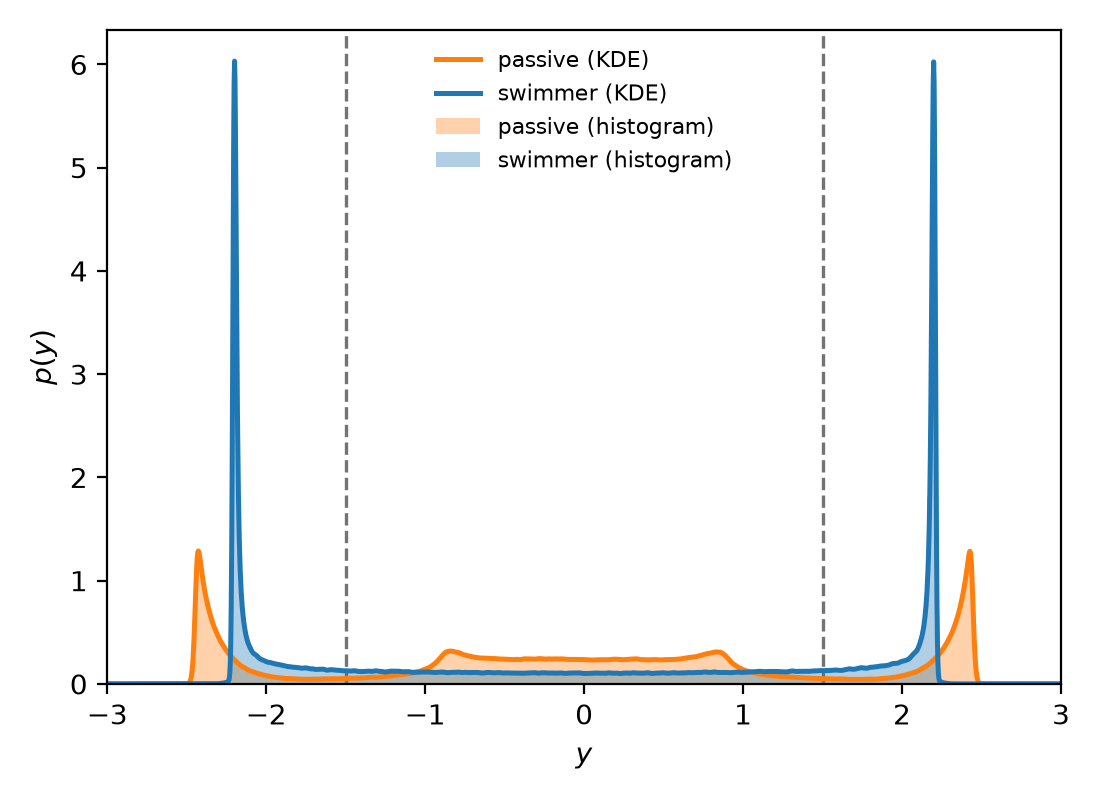

Write Python code to recreate this figure.
"""Figure 1(d): stationary distributions of both species, no-kick baseline (k = 0).

Renders a simple version of this panel from figure_1_d.csv alone (no processing).
Run: python3 figure_1_d.py
"""
from pathlib import Path
import pandas as pd
import matplotlib
matplotlib.use("Agg")
import matplotlib.pyplot as plt

HERE = Path(__file__).resolve().parent
STEM = "figure_1_d"
df = pd.read_csv(HERE / f"{STEM}.csv")

COLORS = {"passive": "tab:orange", "swimmer": "tab:blue"}
BIN_WIDTH = 0.03           # histogram bin width h from the caption

fig, ax = plt.subplots(figsize=(5.5, 4.0))
for sp in ("passive", "swimmer"):
    h = df[df.series == f"{sp}_hist"]
    ax.bar(h.x, h.y, width=BIN_WIDTH, color=COLORS[sp], alpha=0.35,
           edgecolor="none", label=f"{sp} (histogram)")
    k = df[df.series == f"{sp}_kde"]
    ax.plot(k.x, k.y, color=COLORS[sp], lw=1.8, label=f"{sp} (KDE)")
for edge in (-1.5, 1.5):   # inner edge of the kick band, both walls
    ax.axvline(edge, ls="--", lw=1.2, color="0.45", zorder=0)
ax.set_xlabel("$y$")
ax.set_ylabel("$p(y)$")
ax.set_xlim(-3.0, 3.0)
ax.set_ylim(bottom=0)
ax.legend(fontsize=8, frameon=False)

fig.tight_layout()
fig.savefig(HERE / f"{STEM}.png", dpi=200)
print(f"saved {STEM}.png")
